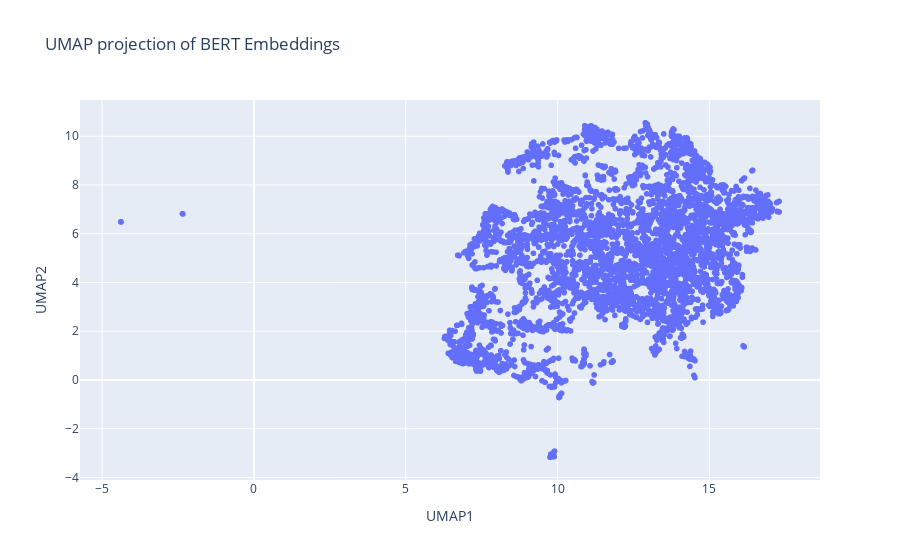

Write notebook code for a chart like this one.
### Code cell
import nbformat
import plotly.express as px

# Create an interactive Plotly scatter plot
fig = px.scatter(
    df,
    x='UMAP1',
    y='UMAP2',
    title='UMAP projection of BERT Embeddings',
    labels={'UMAP1': 'UMAP1', 'UMAP2': 'UMAP2'},
    hover_name='Word',
    color_continuous_scale='plasma',
    render_mode='webgl'
)

# Show the plot
fig.show()

### Figure 1 — Plotly figure (JSON) as saved in the notebook; plotly's stock layout.template omitted (floating-point values rounded to 4 significant figures; data arrays with more than 128 entries replaced by an {"elided": "..."} marker saying what was removed)
{"data": [{"hovertemplate": "<b>%{hovertext}</b><br><br>UMAP1=%{x}<br>UMAP2=%{y}<extra></extra>", "hovertext": {"elided": "4999 str values"}, "legendgroup": "", "marker": {"color": "#636efa", "symbol": "circle"}, "mode": "markers", "name": "", "showlegend": false, "type": "scattergl", "x": {"elided": "4999 float values"}, "xaxis": "x", "y": {"elided": "4999 float values"}, "yaxis": "y"}], "layout": {"legend": {"tracegroupgap": 0}, "title": {"text": "UMAP projection of BERT Embeddings"}, "xaxis": {"anchor": "y", "domain": [0, 1], "title": {"text": "UMAP1"}}, "yaxis": {"anchor": "x", "domain": [0, 1], "title": {"text": "UMAP2"}}}}
